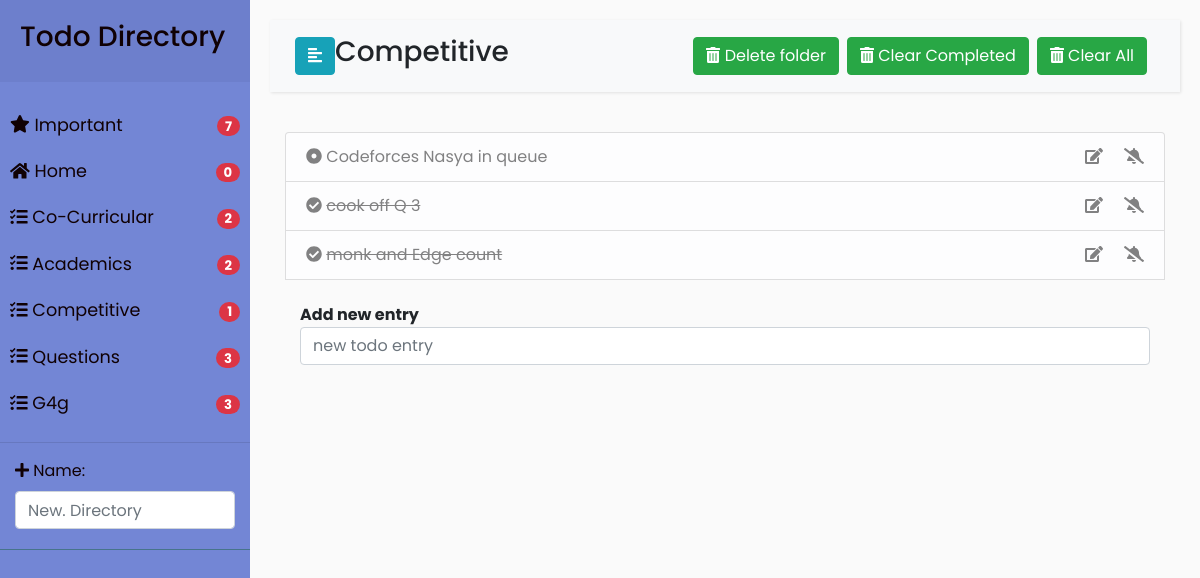
Screenshot of /directory/23 with the database file from the repository.
### todo/models.py (models this page shows, shortened)
class Directory(models.Model):
    name = models.CharField(max_length=50, blank=False)
    necessary = models.BooleanField(default=False)
    def get_absolute_url(self):
        return reverse("directory_content",kwargs={'dir_id':self.id})
    def get_not_completed(self):
        return self.todoentry_set.filter(completed=False).count()

class Todoentry(models.Model):
    basedir = models.ForeignKey(Directory,on_delete=models.CASCADE)
    entry = models.CharField(max_length=100,blank=False,null=False)
    create_date = models.DateTimeField(default=timezone.now)
    due_date = models.DateField(blank=True, null=True)
    important = models.BooleanField(default=False)
    completed = models.BooleanField(default=False)
    def get_aliter_url(self):
        return reverse("aliter_status",kwargs={'todo_id':self.id})

### todo/views.py (the view)
# urls.py: path('directory/<int:dir_id>',views.directory_content,name="directory_content"),
def directory_content(request,dir_id):
    all_directories = models.Directory.objects.all()
    pwd = models.Directory.objects.get(pk=dir_id)
    total_important_items = models.Todoentry.objects.filter(important=True).count()
    todo_list = pwd.todoentry_set.order_by('completed')
    new_dir_form = forms.NewDirectoryForm()
    add_todo_form = forms.AddTodoentry()
    context = {
           'pwd': pwd,
           'all_directories': all_directories,
            'todo_list':todo_list,
           'new_dir_form':new_dir_form,
           'add_todo_form': add_todo_form,
            'total_important_items':total_important_items}
    if request.method == "POST":
        new_todo = forms.AddTodoentry(request.POST)
        if new_todo.is_valid():
            entry = new_todo.cleaned_data["input_text"]
            pwd.todoentry_set.create(entry=entry) # no need to call save
    return render(request,'todo/directory_content.html',context=context)

### todo/forms.py
class NewDirectoryForm(forms.ModelForm):
    class Meta:
        attrs = {'class': 'form-control',
                 'placeholder': 'New. Directory',
                 'rows': '3',
                 'type': 'text', }
        model = Directory
        fields = ['name']
        widgets = {
            'name': forms.TextInput(attrs=attrs)
        }

class AddTodoentry(forms.Form):
    attrs = {'class': 'form-control',
             'placeholder': 'new todo entry ',
             'rows': '3',
             'type': 'text', }
    input_text = forms.CharField(max_length=100,
                                 widget=forms.TextInput(attrs=attrs),
                                 label='')

### todo/templates/todo/directory_content.html (shortened to what this page needs)
{% extends 'todo/base.html' %}
 {% block directory_name %}
     {{ pwd.name }}
 {% endblock %}
{% block directory_todo_entry %}
        {% for item in todo_list %}
            <li class="list-group-item list-group-item-light">
                <a href="{{ item.get_aliter_url }}">
                    {% if item.completed %}
                        <span class="icon"><i class="fas fa-check-circle"></i></span>
                            <del>{{ item.entry }}</del>
                    {% else %}
                        <span class="icon"><i class="fas fa-dot-circle"></i></span>
                        <span>{{item.entry}}</span>
                    {% endif %}
                </a>
                <div class="float-right">
                    <a href="#"> <i class="fas fa-edit"></i> </a>
                    {% if item.important %}
                        <a href="{% url 'aliter_importance' todo_id=item.id %}" title="remove from important"> <i class="fas fa-bell"></i> </a>
                    {% else %}
                        <a href="{% url 'aliter_importance' todo_id=item.id %}" title="add to important"> <i class="fas fa-bell-slash"></i> </a>
                    {% endif %}
            </div>
            </li>
        {% endfor %}
    <br>
    <div class="container">
        <form method="post" action="{% url 'directory_content' dir_id=pwd.id %}">
            <div><strong>Add new entry
            </strong>{{ add_todo_form }}</div>
        </form>
    </div>
{% endblock %}
{% block button_block %}
    {% if not pwd.necessary %}
    <div class="btn-group mr-2" role="group" aria-label="First group">
      <a href="{% url 'delete_folder' dir_id=pwd.id %}">
        <button type="button" class="btn btn-success">
            <span class="fas fa-trash-alt"></span>
            Delete folder
        </button>
      </a>
  </div>
    {% endif %}
      <div class="btn-group mr-2" role="group" aria-label="First group">
          <a href="{% url 'delete_completed' dir_id=pwd.id %}">
            <button type="button" class="btn btn-success">
                <span class="fas fa-trash-alt"></span>
                Clear Completed
            </button>
          </a>
    </div>
      <div class="btn-group mr-2" role="group" aria-label="First group">
      <a href="{% url 'delete_all' dir_id=pwd.id %}">
        <button type="button" class="btn btn-success">
            <span class="fas fa-trash-alt"></span>
            Clear All
        </button>
      </a>
  </div>
{% endblock %}

### todo/templates/todo/base.html (shortened to what this page needs)
<!DOCTYPE html>
<html>
<head>
    {% load static %}
    <link rel="stylesheet" href="https://stackpath.bootstrapcdn.com/bootstrap/4.1.0/css/bootstrap.min.css">
    <link rel="stylesheet" href="{% static 'todo/style4.css' %}">
</head>
<body>
    <div class="wrapper">
        <nav id="sidebar">
            <div class="sidebar-header">
                <h3>Todo Directory</h3>
            </div>
            <ul class="list-unstyled components">
                <li>
                    <a href="{% url 'important' %}">
                        <i class="fas fa-star"></i>
                        Important
                        <div class="float-right">
                                <span class="badge badge-danger badge-pill">
                                    {{ total_important_items }}
                                </span>
                            </div>
                    </a>
                </li>
                {% for items in all_directories %}
                    <li>
                        <a href="{{ items.get_absolute_url }}">
                            {% if items.necessary %}
                                <i class="fas fa-home"></i>
                            {% else %}
                                <i class="fas fa-tasks"></i>
                            {% endif %}
                            {{ items.name }}
                            <div class="float-right">
                                <span class="badge badge-danger badge-pill">
                                    {{items.get_not_completed}}
                                </span>
                            </div>
                        </a>
                    </li>
                {% endfor %}
                <hr>
                <li>
                    <div class="container">
                        <form method="post" action="{% url 'add_directory' %}">
                            <i class="fas fa-plus"></i>
                            {{ new_dir_form }}
                        </form>
                    </div>
                </li>
            </ul>
        </nav>
        <div id="content">
            <nav class="navbar navbar-expand-lg navbar-light bg-light">
                <div class="container-fluid">
                    <button type="button" id="sidebarCollapse" class="btn btn-info">
                        <i class="fas fa-align-left"></i>
                    </button>
                        <h3 class="h3">
                            {% block directory_name %}
                            {% endblock %}
                        </h3>
                    <div class="collapse navbar-collapse" id="navbarSupportedContent">
    <ul class="nav navbar-nav ml-auto">
    <div class="btn-toolbar" role="toolbar" aria-label="Toolbar with button groups">
      {% block button_block %}
      {% endblock %}
    </div>
                        </ul>
                    </div>
        </div>
</nav>
<div class="container ">
    <ul class="list-group">
            {% block directory_todo_entry %}
            {% endblock %}
    </ul>
</div>
        </div>
    </div>
</body>
</html>

### todo/static/todo/style4.css (style rules this page uses)
body { font-family: 'Poppins', sans-serif; background: #fafafa; }
a, a:hover, a:focus { color: inherit; text-decoration: none; transition: all 0.3s; }
.navbar { padding: 15px 10px; background: #fff; border: none; border-radius: 0; margin-bottom: 40px; box-shadow: 1px 1px 3px rgba(0, 0, 0, 0.1); }
i, span { display: inline-block; }
.wrapper { display: flex; align-items: stretch; }
#sidebar { min-width: 250px; max-width: 250px; background: #7386D5; color: #100104; transition: all 0.3s; }
#sidebar ul li a { text-align: left; }
#sidebar .sidebar-header { padding: 20px; background: #6d7fcc; }
#sidebar ul.components { padding: 20px 0; border-bottom: 1px solid #47748b; }
#sidebar ul li a { padding: 10px; font-size: 1.1em; display: block; }
#content { width: 100%; padding: 20px; min-height: 100vh; transition: all 0.3s; }

### rows the page displays
Directory: necessary True (drawn), name "Home", get_not_completed "0"
Directory: necessary False (drawn), name "Co-Curricular", get_not_completed "2"
Directory: necessary False (drawn), name "Academics", get_not_completed "2"
Directory: necessary False (drawn), name "Competitive", get_not_completed "1"
Directory: necessary False (drawn), name "Questions", get_not_completed "3"
Directory: necessary False (drawn), name "G4g", get_not_completed "3"
Todoentry: entry "Codeforces Nasya in queue", important False (drawn)
Todoentry: entry "cook off Q 3", important False (drawn)
Todoentry: entry "monk and Edge count", important False (drawn)

### other values shown
{{ total_important_items }} "7"
